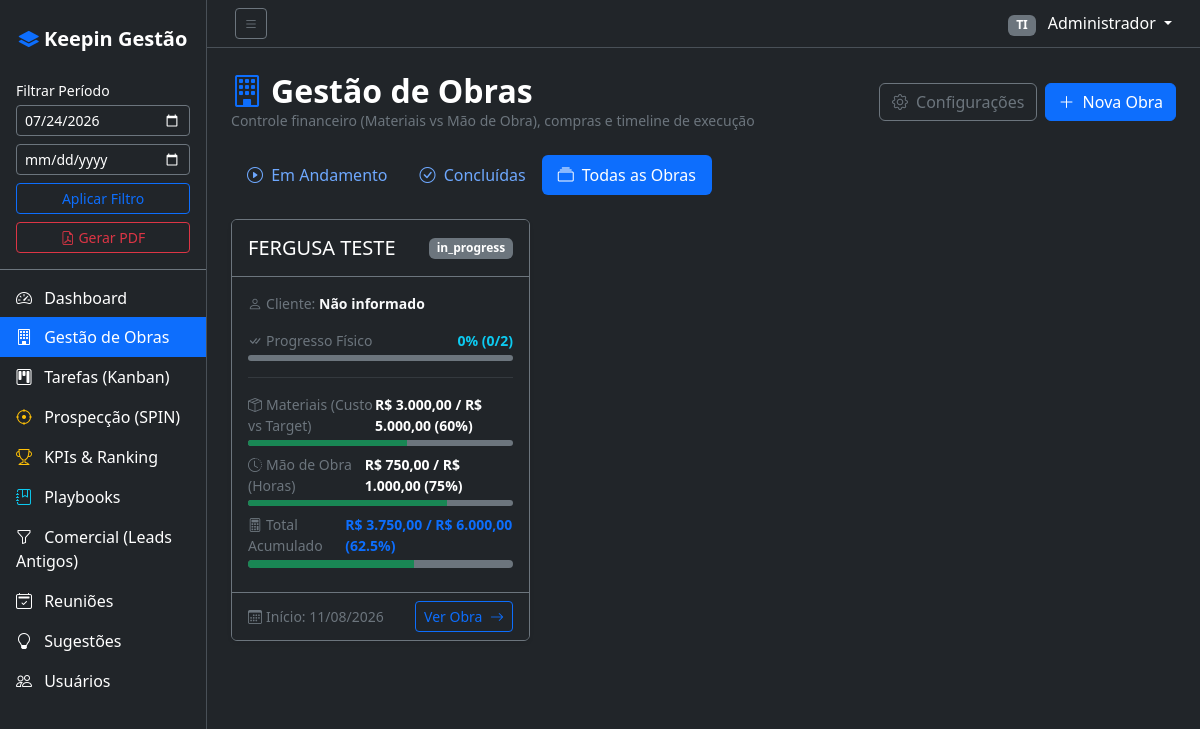
The page /?page=projects&status=all (signed in) on the database its author committed.
### tables this page shows
CREATE TABLE projects (
                    id INTEGER PRIMARY KEY AUTOINCREMENT,
                    name TEXT NOT NULL,
                    client TEXT,
                    description TEXT,
                    status TEXT NOT NULL DEFAULT 'in_progress',
                    target_material_budget REAL DEFAULT 0,
                    target_labor_budget REAL DEFAULT 0,
                    target_budget REAL DEFAULT 0,
                    hourly_rate REAL DEFAULT 0,
                    start_date DATE,
                    estimated_end_date DATE,
                    actual_end_date DATE,
                    total_months INTEGER DEFAULT 0,
                    lead_id INTEGER,
                    created_by INTEGER NOT NULL,
                    created_at DATETIME DEFAULT CURRENT_TIMESTAMP,
                    updated_at DATETIME DEFAULT CURRENT_TIMESTAMP,
                    FOREIGN KEY (created_by) REFERENCES users(id),
                    FOREIGN KEY (lead_id) REFERENCES leads(id) ON DELETE SET NULL
                );

### index.php (called while the page is built, shortened)
<?php
require_once __DIR__ . '/auth.php';
$action = isset($_GET['action']) ? $_GET['action'] : 'index';
$controller = new $controllerName();
$controller->$action();

### auth.php (called while the page is built, shortened)
<?php
function getCurrentUser() {
    return isset($_SESSION['user']) ? $_SESSION['user'] : null;
}
function isAdmin() {
    $user = getCurrentUser();
    return $user && $user['role'] === 'admin';
}

### models/Project.php (called while the page is built, shortened)
<?php
require_once __DIR__ . '/ProjectCost.php';
class Project {
    public static function getAll($statusFilter = null) {
        $db = Database::getConnection();
        $where = "";
        $params = [];
        $stmt = $db->prepare("
            SELECT p.*, u.name as created_by_name,
                   l.name as lead_name, l.company as lead_company
            FROM projects p
            LEFT JOIN users u ON p.created_by = u.id
            LEFT JOIN leads l ON p.lead_id = l.id
            $where
            ORDER BY p.id DESC
        ");
        $stmt->execute($params);
        $projects = $stmt->fetchAll();
        foreach ($projects as &$project) {
            $project['summary'] = self::getSummary($project['id'], $project);
        }
        return $projects;
    }
    public static function getSummary($id, $projectData = null) {
        $db = Database::getConnection();
        $costTotal = ProjectCost::getTotalByProject($id);
        $stmtHours = $db->prepare("
            SELECT SUM(hours_spent) as total_hours_spent,
                   SUM(hours_estimated) as total_hours_estimated
            FROM project_tasks
            WHERE project_id = :id
        ");
        $stmtHours->execute(['id' => $id]);
        $hoursData = $stmtHours->fetch();
        $totalHoursSpent = (float)(($hoursData && isset($hoursData['total_hours_spent'])) ? $hoursData['total_hours_spent'] : 0);
        $totalHoursEstimated = (float)(($hoursData && isset($hoursData['total_hours_estimated'])) ? $hoursData['total_hours_estimated'] : 0);
        $hourlyRate = (float)($projectData['hourly_rate'] ?? 0);
        $laborCostSpent = $totalHoursSpent * $hourlyRate;
        $totalSpent = $costTotal + $laborCostSpent;
        $targetMaterial = (float)($projectData['target_material_budget'] ?? 0);
        $targetLabor = (float)($projectData['target_labor_budget'] ?? 0);
        $targetTotal = (float)($projectData['target_budget'] ?? ($targetMaterial + $targetLabor));
        $pctMaterial = $targetMaterial > 0 ? round(($costTotal / $targetMaterial) * 100, 1) : 0;
        $pctLabor = $targetLabor > 0 ? round(($laborCostSpent / $targetLabor) * 100, 1) : 0;
        $pctTotal = $targetTotal > 0 ? round(($totalSpent / $targetTotal) * 100, 1) : 0;
        $stmtTaskStats = $db->prepare("
            SELECT COUNT(*) as total_tasks,
                   SUM(CASE WHEN status = 'completed' THEN 1 ELSE 0 END) as completed_tasks,
                   SUM(CASE WHEN status = 'in_progress' THEN 1 ELSE 0 END) as in_progress_tasks,
                   SUM(CASE WHEN status = 'delayed' THEN 1 ELSE 0 END) as delayed_tasks
            FROM project_tasks
            WHERE project_id = :id
        ");
        $stmtTaskStats->execute(['id' => $id]);
        $taskStats = $stmtTaskStats->fetch();
        $totalTasks = (int)($taskStats['total_tasks'] ?: 0);
        $completedTasks = (int)($taskStats['completed_tasks'] ?: 0);
        $progressPct = $totalTasks > 0 ? round(($completedTasks / $totalTasks) * 100) : 0;
        $stmtPurchases = $db->prepare("
            SELECT COUNT(*) as total_purchases,
                   SUM(CASE WHEN status = 'delivered' THEN 1 ELSE 0 END) as delivered_purchases,
                   SUM(CASE WHEN delay_reason IS NOT NULL AND delay_reason != '' THEN 1 ELSE 0 END) as delayed_purchases
            FROM project_purchases
            WHERE project_id = :id
        ");
        $stmtPurchases->execute(['id' => $id]);
        $purchasesStats = $stmtPurchases->fetch();
        return [
            'cost_total' => $costTotal,
            'hours_spent' => $totalHoursSpent,
            'hours_estimated' => $totalHoursEstimated,
            'labor_cost_spent' => $laborCostSpent,
            'total_spent' => $totalSpent,
            'target_material' => $targetMaterial,
            'target_labor' => $targetLabor,
            'target_total' => $targetTotal,
            'pct_material' => $pctMaterial,
            'pct_labor' => $pctLabor,
            'pct_total' => $pctTotal,
            'total_tasks' => $totalTasks,
            'completed_tasks' => $completedTasks,
            'progress_pct' => $progressPct,
            'purchases_total' => (int)($purchasesStats['total_purchases'] ?: 0),
            'purchases_delivered' => (int)($purchasesStats['delivered_purchases'] ?: 0),
            'purchases_delayed' => (int)($purchasesStats['delayed_purchases'] ?: 0)
        ];
    }
}

### models/ProjectCost.php (called while the page is built, shortened)
<?php
class ProjectCost {
    public static function getTotalByProject($projectId) {
        $db = Database::getConnection();
        $stmt = $db->prepare("SELECT SUM(amount) FROM project_costs WHERE project_id = :project_id");
        $stmt->execute(['project_id' => $projectId]);
        return (float) ($stmt->fetchColumn() ?: 0);
    }
}

### views/projects/list.php (the view, shortened to what this page needs)
<?php
$currentStatus = $_GET['status'] ?? 'in_progress';
?>
<div class="d-flex justify-content-between align-items-center mb-4">
    <div>
        <h2 class="fw-bold mb-0 text-white"><i class="bi bi-building text-primary me-2"></i>Gestão de Obras</h2>
        <p class="text-secondary small mb-0">Controle financeiro (Materiais vs Mão de Obra), compras e timeline de execução</p>
    </div>
    <div class="d-flex gap-2">
        <?php if (isAdmin()): ?>
        <a href="<?= BASE_URL ?>/?page=projects&action=settings" class="btn btn-outline-secondary">
            <i class="bi bi-gear me-1"></i> Configurações
        </a>
        <?php endif; ?>
        <a href="<?= BASE_URL ?>/?page=projects&action=create" class="btn btn-primary">
            <i class="bi bi-plus-lg me-1"></i> Nova Obra
        </a>
    </div>
</div>
<ul class="nav nav-pills mb-4">
    <li class="nav-item">
        <a class="nav-link <?= $currentStatus === 'in_progress' ? 'active' : '' ?>" href="<?= BASE_URL ?>/?page=projects&status=in_progress">
            <i class="bi bi-play-circle me-1"></i> Em Andamento
        </a>
    </li>
    <li class="nav-item">
        <a class="nav-link <?= $currentStatus === 'completed' ? 'active' : '' ?>" href="<?= BASE_URL ?>/?page=projects&status=completed">
            <i class="bi bi-check-circle me-1"></i> Concluídas
        </a>
    </li>
    <li class="nav-item">
        <a class="nav-link <?= $currentStatus === 'all' ? 'active' : '' ?>" href="<?= BASE_URL ?>/?page=projects&status=all">
            <i class="bi bi-collection me-1"></i> Todas as Obras
        </a>
    </li>
</ul>
<?php
$getBarColor = function($pct) {
    if ($pct > 100) return 'bg-danger';
    if ($pct > 85) return 'bg-warning text-dark';
    return 'bg-success';
};
?>
<?php if (empty($projects)): ?>
<div class="card bg-dark border-secondary text-center py-5">
    <div class="card-body">
        <i class="bi bi-building-dash text-secondary display-3 mb-3"></i>
        <h5 class="text-white">Nenhuma obra encontrada</h5>
        <p class="text-secondary mb-4">Comece criando uma nova obra ou importando a partir de um Lead Comercial.</p>
        <a href="<?= BASE_URL ?>/?page=projects&action=create" class="btn btn-primary">
            <i class="bi bi-plus-lg me-1"></i> Criar Primeira Obra
        </a>
    </div>
</div>
<?php else: ?>
<div class="row row-cols-1 row-cols-md-2 row-cols-xl-3 g-4">
    <?php foreach ($projects as $proj):
        $s = is_array($proj['summary'] ?? null) ? $proj['summary'] : [
            'cost_total' => 0, 'hours_spent' => 0, 'hours_estimated' => 0, 'labor_cost_spent' => 0,
            'total_spent' => 0, 'target_material' => 0, 'target_labor' => 0, 'target_total' => 0,
            'pct_material' => 0, 'pct_labor' => 0, 'pct_total' => 0, 'total_tasks' => 0,
            'completed_tasks' => 0, 'progress_pct' => 0, 'purchases_total' => 0,
            'purchases_delivered' => 0, 'purchases_delayed' => 0
        ];
        $statusBadges = [
            'in_progress' => '<span class="badge bg-primary">Em Andamento</span>',
            'completed' => '<span class="badge bg-success">Concluída</span>',
            'paused' => '<span class="badge bg-warning text-dark">Pausada</span>',
            'canceled' => '<span class="badge bg-danger">Cancelada</span>'
        ];
        $statusBadge = $statusBadges[$proj['status'] ?? 'in_progress'] ?? '<span class="badge bg-secondary">' . htmlspecialchars($proj['status'] ?? '') . '</span>';
    ?>
    <div class="col">
        <div class="card bg-dark border-secondary h-100 shadow-sm hover-shadow">
            <div class="card-header bg-dark border-secondary d-flex justify-content-between align-items-center py-3">
                <h5 class="card-title text-white mb-0 text-truncate me-2">
                    <a href="<?= BASE_URL ?>/?page=projects&action=view&id=<?= $proj['id'] ?>" class="text-white text-decoration-none">
                        <?= htmlspecialchars($proj['name']) ?>
                    </a>
                </h5>
                <?= $statusBadge ?>
            </div>
            <div class="card-body">
                <p class="text-secondary small mb-3"><i class="bi bi-person me-1"></i>Cliente: <strong class="text-light"><?= htmlspecialchars($proj['client'] ?: 'Não informado') ?></strong></p>
                <div class="mb-3">
                    <div class="d-flex justify-content-between small mb-1">
                        <span class="text-secondary"><i class="bi bi-check-all me-1"></i>Progresso Físico</span>
                        <span class="fw-bold text-info"><?= $s['progress_pct'] ?>% (<?= $s['completed_tasks'] ?>/<?= $s['total_tasks'] ?>)</span>
                    </div>
                    <div class="progress bg-secondary" style="height: 6px;">
                    </div>
                </div>
                <hr class="border-secondary my-3">
                <div class="mb-2">
                    <div class="d-flex justify-content-between small mb-1">
                        <span class="text-secondary"><i class="bi bi-box-seam me-1"></i>Materiais (Custo vs Target)</span>
                        <span class="fw-bold text-white">R$ <?= number_format($s['cost_total'], 2, ',', '.') ?> / R$ <?= number_format($s['target_material'], 2, ',', '.') ?> (<?= $s['pct_material'] ?>%)</span>
                    </div>
                    <div class="progress bg-secondary" style="height: 6px;">
                        <div class="progress-bar <?= $getBarColor($s['pct_material']) ?>" role="progressbar" style="width: <?= min(100, $s['pct_material']) ?>%"></div>
                    </div>
                </div>
                <div class="mb-2">
                    <div class="d-flex justify-content-between small mb-1">
                        <span class="text-secondary"><i class="bi bi-clock-history me-1"></i>Mão de Obra (Horas)</span>
                        <span class="fw-bold text-white">R$ <?= number_format($s['labor_cost_spent'], 2, ',', '.') ?> / R$ <?= number_format($s['target_labor'], 2, ',', '.') ?> (<?= $s['pct_labor'] ?>%)</span>
                    </div>
                    <div class="progress bg-secondary" style="height: 6px;">
                        <div class="progress-bar <?= $getBarColor($s['pct_labor']) ?>" role="progressbar" style="width: <?= min(100, $s['pct_labor']) ?>%"></div>
                    </div>
                </div>
                <div class="mb-2">
                    <div class="d-flex justify-content-between small mb-1">
                        <span class="text-secondary"><i class="bi bi-calculator me-1"></i>Total Acumulado</span>
                        <span class="fw-bold text-primary">R$ <?= number_format($s['total_spent'], 2, ',', '.') ?> / R$ <?= number_format($s['target_total'], 2, ',', '.') ?> (<?= $s['pct_total'] ?>%)</span>
                    </div>
                    <div class="progress bg-secondary" style="height: 8px;">
                        <div class="progress-bar <?= $getBarColor($s['pct_total']) ?>" role="progressbar" style="width: <?= min(100, $s['pct_total']) ?>%"></div>
                    </div>
                </div>
            </div>
            <div class="card-footer bg-dark border-secondary d-flex justify-content-between align-items-center py-2">
                <small class="text-secondary"><i class="bi bi-calendar3 me-1"></i>Início: <?= $proj['start_date'] ? date('d/m/Y', strtotime($proj['start_date'])) : '-' ?></small>
                <a href="<?= BASE_URL ?>/?page=projects&action=view&id=<?= $proj['id'] ?>" class="btn btn-sm btn-outline-primary">
                    Ver Obra <i class="bi bi-arrow-right ms-1"></i>
                </a>
            </div>
        </div>
    </div>
    <?php endforeach; ?>
</div>
<?php endif; ?>

### assets/css/app.css (style rules this page uses)
body { background-color: #212529; }

### rows shown on the page
projects: name "FERGUSA TESTE", status "in_progress", client "Não informado", progress_pct "0", completed_tasks "0", total_tasks "2", cost_total "3.000,00", target_material "5.000,00", pct_material "60", labor_cost_spent "750,00", target_labor "1.000,00", pct_labor "75", total_spent "3.750,00", target_total "6.000,00", pct_total "62.5", start_date "11/08/2026"

### other values the page prints
$user['department'] "TI"
$user['name'] "Administrador"
